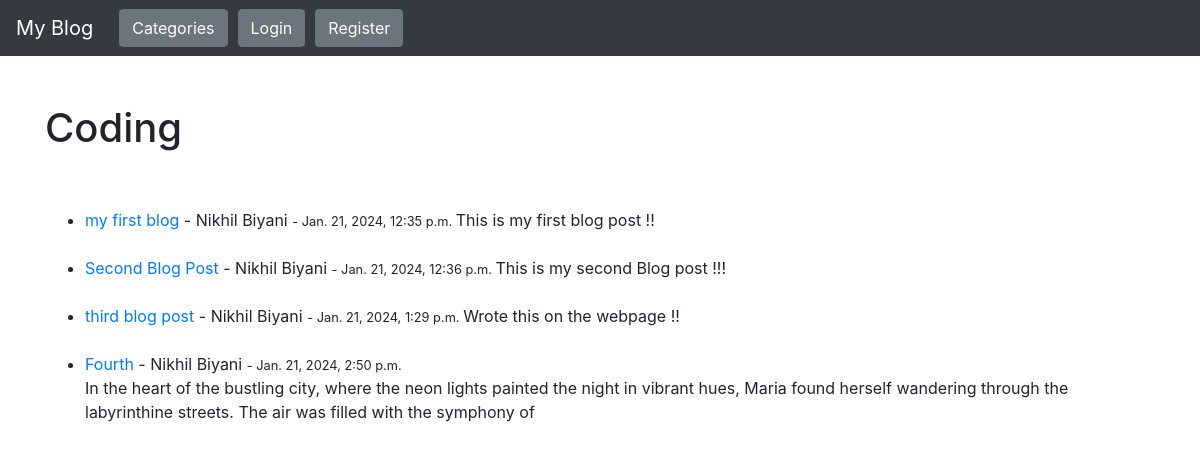
/category/coding/, run on the app's committed database.
### theblog/models.py (models this page shows, shortened)
class Post(models.Model):
    title = models.CharField(max_length=255)
    header_image = models.ImageField(null=True, blank=True, upload_to='images/')
    title_tag = models.CharField(max_length=255)
    author = models.ForeignKey(User, on_delete=models.CASCADE)
    body = RichTextField(blank=True, null=True)
    posted_date = models.DateTimeField(auto_now_add=True)
    update_date = models.DateTimeField(auto_now=True)
    category = models.CharField(max_length=255, default="coding")
    snippet = models.CharField(max_length=255)
    likes = models.ManyToManyField(User, related_name='blog_posts')

### theblog/views.py (the view)
# urls.py: path('category/<str:categories>/', CategoryView, name="category"),
def CategoryView(request, categories):
    category_posts = Post.objects.filter(category=categories.replace('-', ' '))
    return render(request, 'categories.html', {'categories': categories.title().replace('-', ' '), 'category_posts': category_posts})

### theblog/templates/categories.html (shortened to what this page needs)
{% extends 'base.html' %}
{% block content %}
<br/><br/>
{% if category_posts %}
    <h1> {{categories}} </h1>
    <br/><br/>
    <ul>
        {% for post in category_posts %}
            <li>
                <a href="{% url 'article-detail' post.pk %}">{{post.title}}</a> -
                {{post.author.first_name}} {{post.author.last_name}} <small> - {{post.posted_date}} </small>
                {{post.body | slice:":200" | safe}}
                <br/><br/>
            </li>
        {% endfor %}
    </ul>
{% else %}
    <h2>Sorry, this page does not exist...</h2>
{% endif %}
{% endblock %}

### data on the page
Post: title "my first blog", author.first_name "Nikhil", author.last_name "Biyani", posted_date "Jan. 21, 2024, 12:35 p.m.", body "This is my first blog post !!"
Post: title "Second Blog Post", author.first_name "Nikhil", author.last_name "Biyani", posted_date "Jan. 21, 2024, 12:36 p.m.", body "This is my second Blog post !!!"
Post: title "third blog post", author.first_name "Nikhil", author.last_name "Biyani", posted_date "Jan. 21, 2024, 1:29 p.m.", body "Wrote this on the webpage !!"
Post: title "Fourth", author.first_name "Nikhil", author.last_name "Biyani", posted_date "Jan. 21, 2024, 2:50 p.m.", body "In the heart of the bustling city, where the neon lights painted the night in vibrant hues, Maria found herself wandering through the labyrinthine streets. The air was filled with the symphony of"

### other printed values
{{ categories }} "Coding"
